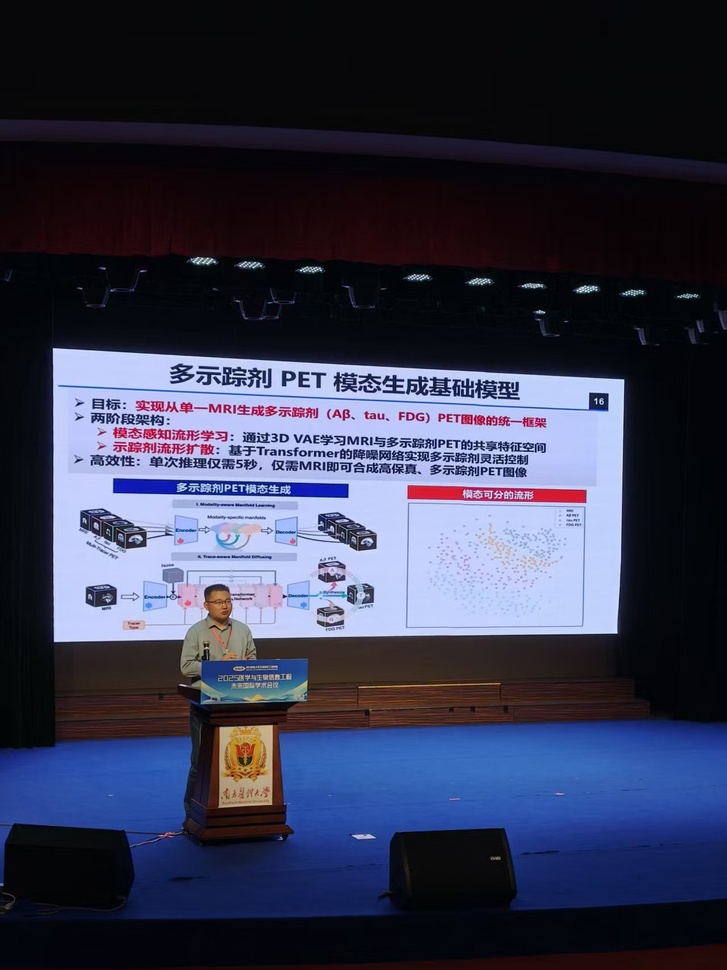
#> input picture Main_image/学术报告的图片1.jpg, 727 x 970 px, shrunk from 1279 x 1706 before the run; its folder holds only this picture in this run
$ python -i batch.py   (imports and definitions only)
#> lines starting #> are read from the running program, lines starting #| are printed output that depends on the picture; long printed decimals are rounded
#> in process_image, img is the input picture: shape (970, 727, 3); mean B, G, R 79.4, 56.4, 53.4
import cv2
import numpy as np
import os

def adjust_brightness_contrast(img, brightness=1.0, contrast=1.0):
    """
    自适应调整图像的亮度和对比度
    :param img: 输入图像
    :param brightness: 亮度调整因子（1.0 表示不变）
    :param contrast: 对比度调整因子（1.0 表示不变）
    :return: 调整后的图像
    """
#> called with brightness = 30, contrast = 1.2
    # 应用亮度和对比度调整
    img = np.int16(img)
    img = img * contrast + brightness
    img = np.clip(img, 0, 255)
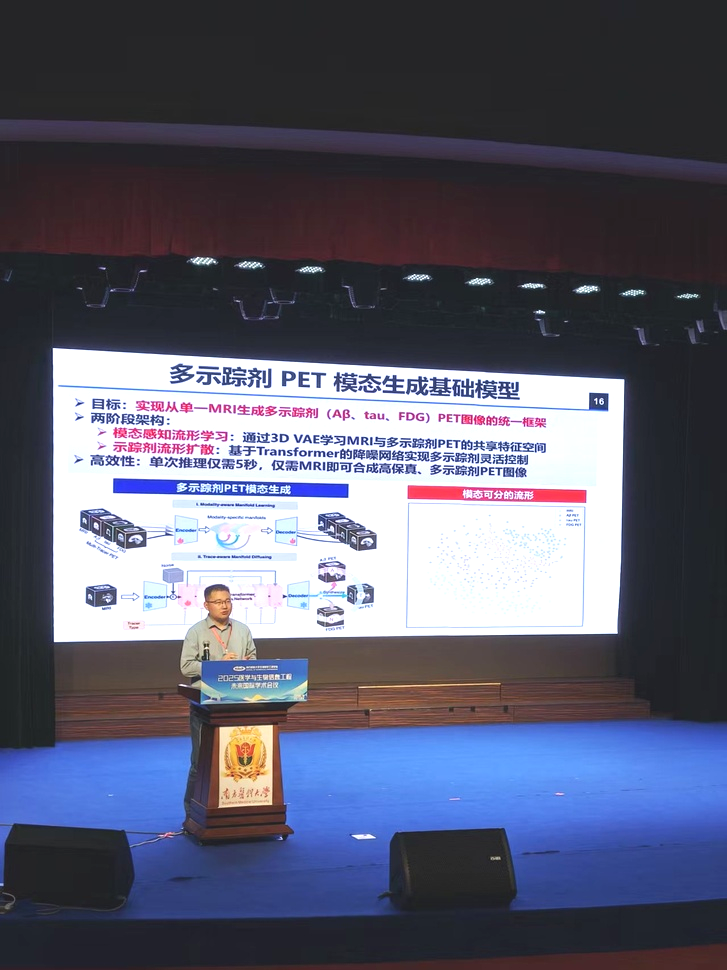
#> img: shape (970, 727, 3) float64; mean B, G, R 112.9, 94.4, 92.6
    return np.uint8(img)
#> in process_image, `hsv_img = cv2.cvtColor(adjusted_img, cv2.COLOR_BGR2HSV)`: hsv_img: shape (970, 727, 3); mean H, S, V 96.7, 63.2, 117.3

def auto_detect_purple_range(hsv_img):
    """
    自动检测图像中紫色的范围
    :param hsv_img: HSV 颜色空间的图像
    :return: lower_purple, upper_purple
    """
    # 提取 H 通道（色调）
    h_channel = hsv_img[:, :, 0]
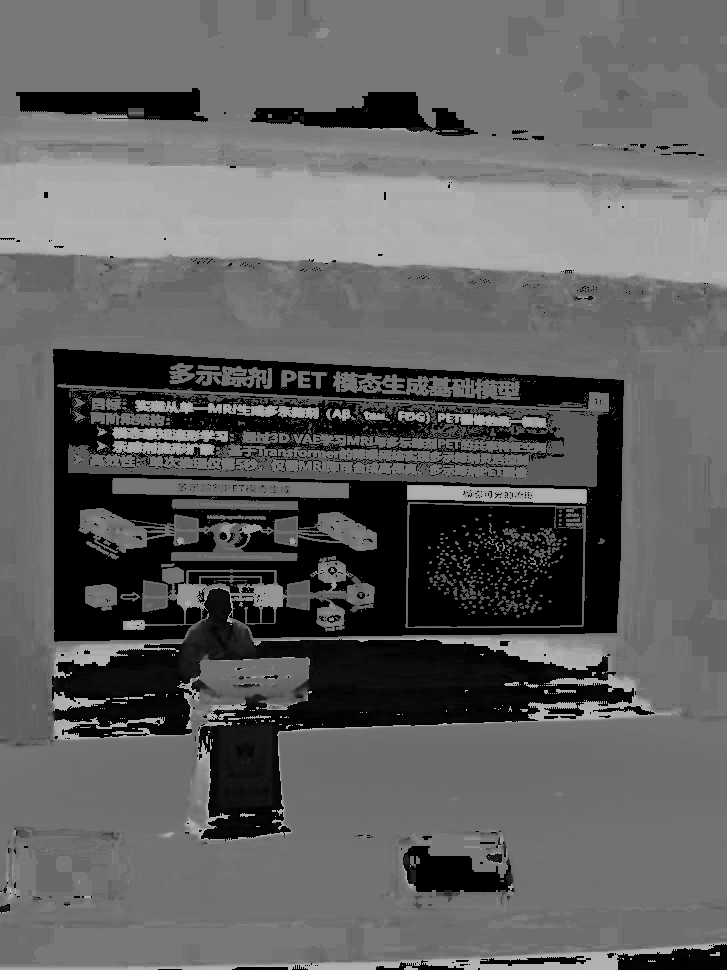
#> h_channel: shape (970, 727); min 0, max 179, mean 96.7

    # 统计紫色区域的色调值（紫色在 HSV 中的范围通常是 120-160）
    purple_hues = h_channel[(h_channel >= 120) & (h_channel <= 160)]

    if len(purple_hues) == 0:
        # 如果没有检测到紫色，使用默认范围
        return np.array([120, 50, 50]), np.array([160, 255, 255])

    # 计算紫色区域的色调均值和标准差
    hue_mean = np.mean(purple_hues)
#> hue_mean = 125.8
    hue_std = np.std(purple_hues)
#> hue_std = 10.03

    # 动态调整紫色范围
    lower_purple = np.array([max(120, hue_mean - 2 * hue_std), 50, 50])
#> lower_purple = [120, 50, 50]
    upper_purple = np.array([min(160, hue_mean + 2 * hue_std), 255, 255])
#> upper_purple = [145.9, 255, 255]

    return lower_purple, upper_purple

def process_image(image_path, output_folder):
    """
    处理单张图像
    :param image_path: 图像路径
    :param output_folder: 输出文件夹路径
    """
    # 1. 加载图像
    img = cv2.imread(image_path)

    # 检查图像是否加载成功
    if img is None:
        print(f"Error: 图像加载失败，请检查路径是否正确: {image_path}")
        return

    # 2. 自适应调整亮度和对比度
    adjusted_img = adjust_brightness_contrast(img, brightness=30, contrast=1.2)

    # 3. 转换到 HSV 颜色空间
    hsv_img = cv2.cvtColor(adjusted_img, cv2.COLOR_BGR2HSV)

    # 4. 自动检测紫色范围
    lower_purple, upper_purple = auto_detect_purple_range(hsv_img)
#> lower_purple = [120, 50, 50]; upper_purple = [145.9, 255, 255]
    print(f"图像: {os.path.basename(image_path)}, 自动检测的紫色范围: lower={lower_purple}, upper={upper_purple}")
#| 图像: 学术报告的图片1.jpg, 自动检测的紫色范围: lower=[120  50  50], upper=[145.870 255.         255.        ]

    # 5. 创建掩膜
#> (the run stopped early here; a loop or call above may not have finished)

$ run again, on Main_image/LGE-PET.png
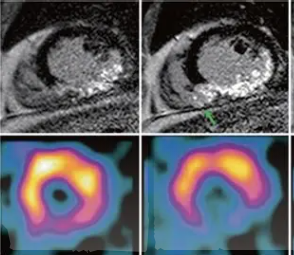
#> input picture Main_image/LGE-PET.png, 294 x 255 px
#> in process_image, img is the input picture: shape (255, 294, 3); mean B, G, R 100.7, 92.3, 92.1
#> in adjust_brightness_contrast, `img = np.clip(img, 0, 255)`:
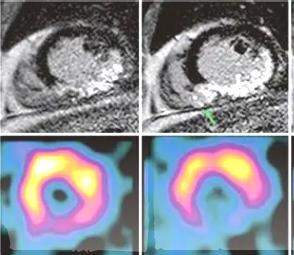
#> img: shape (255, 294, 3) float64; mean B, G, R 149.3, 138.8, 135.8
#> hsv_img: shape (255, 294, 3); mean H, S, V 75.3, 48.4, 158.1
#> in auto_detect_purple_range, `h_channel = hsv_img[:, :, 0]`:
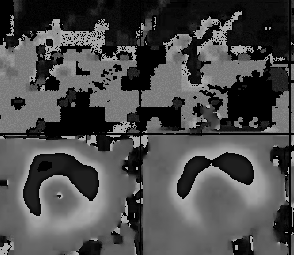
#> h_channel: shape (255, 294); min 0, max 179, mean 75.3
#> purple_hues = 18377 values, max 160 at index 1, min 120 at index 64, mean 131.6
#> hue_mean = 131.6
#> hue_std = 12.6
#> in auto_detect_purple_range, `lower_purple = np.array([max(120, hue_mean - 2 * hue_std), 50, 50])`: lower_purple = [120, 50, 50]
#> in auto_detect_purple_range, `upper_purple = np.array([min(160, hue_mean + 2 * hue_std), 255, 255])`: upper_purple = [156.8, 255, 255]
#> in process_image, `lower_purple, upper_purple = auto_detect_purple_range(hsv_img)`: lower_purple = [120, 50, 50]; upper_purple = [156.8, 255, 255]
#| 图像: LGE-PET.png, 自动检测的紫色范围: lower=[120  50  50], upper=[156.832 255.         255.        ]
